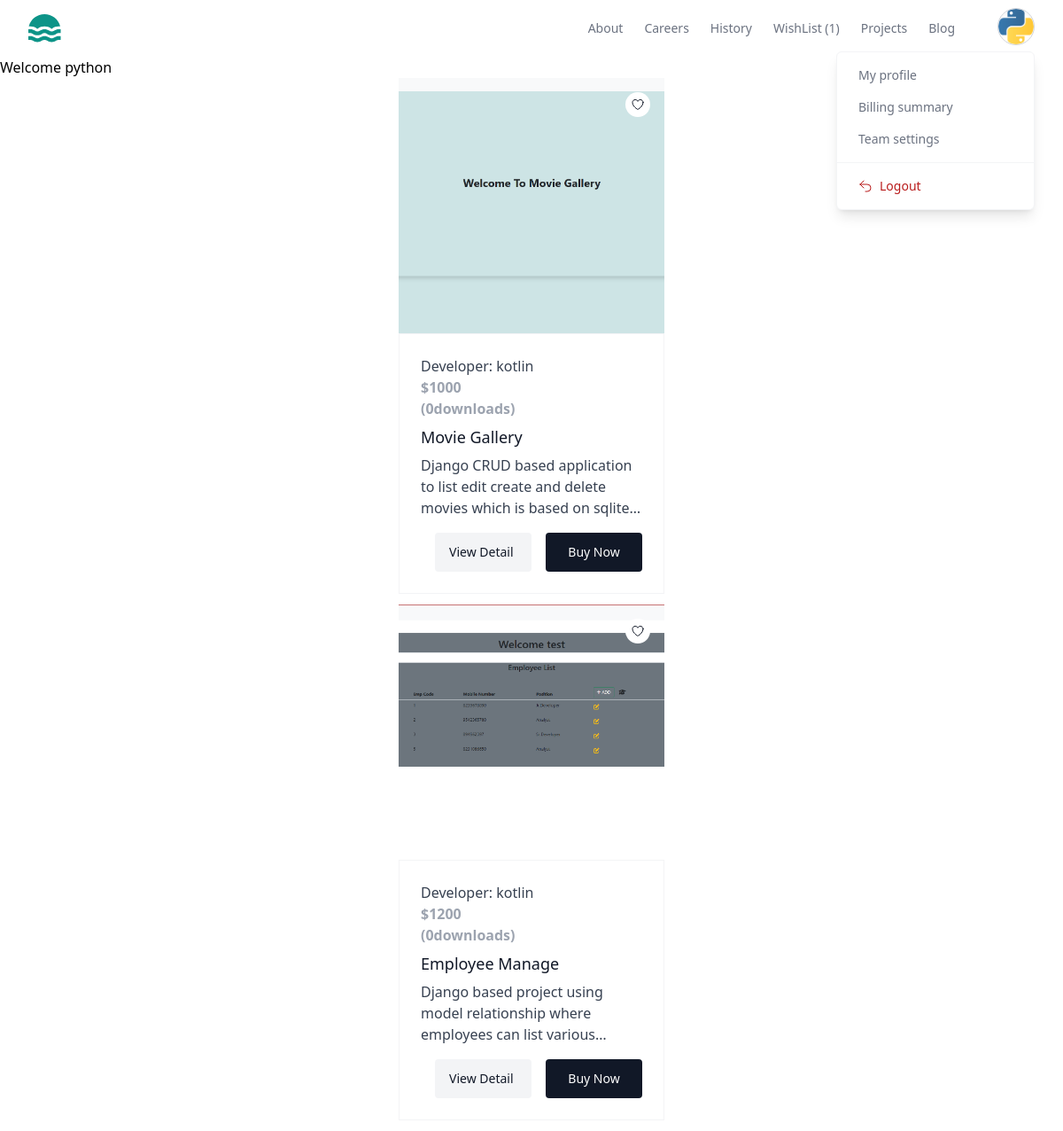
The app's page /index/ (signed in), older data.
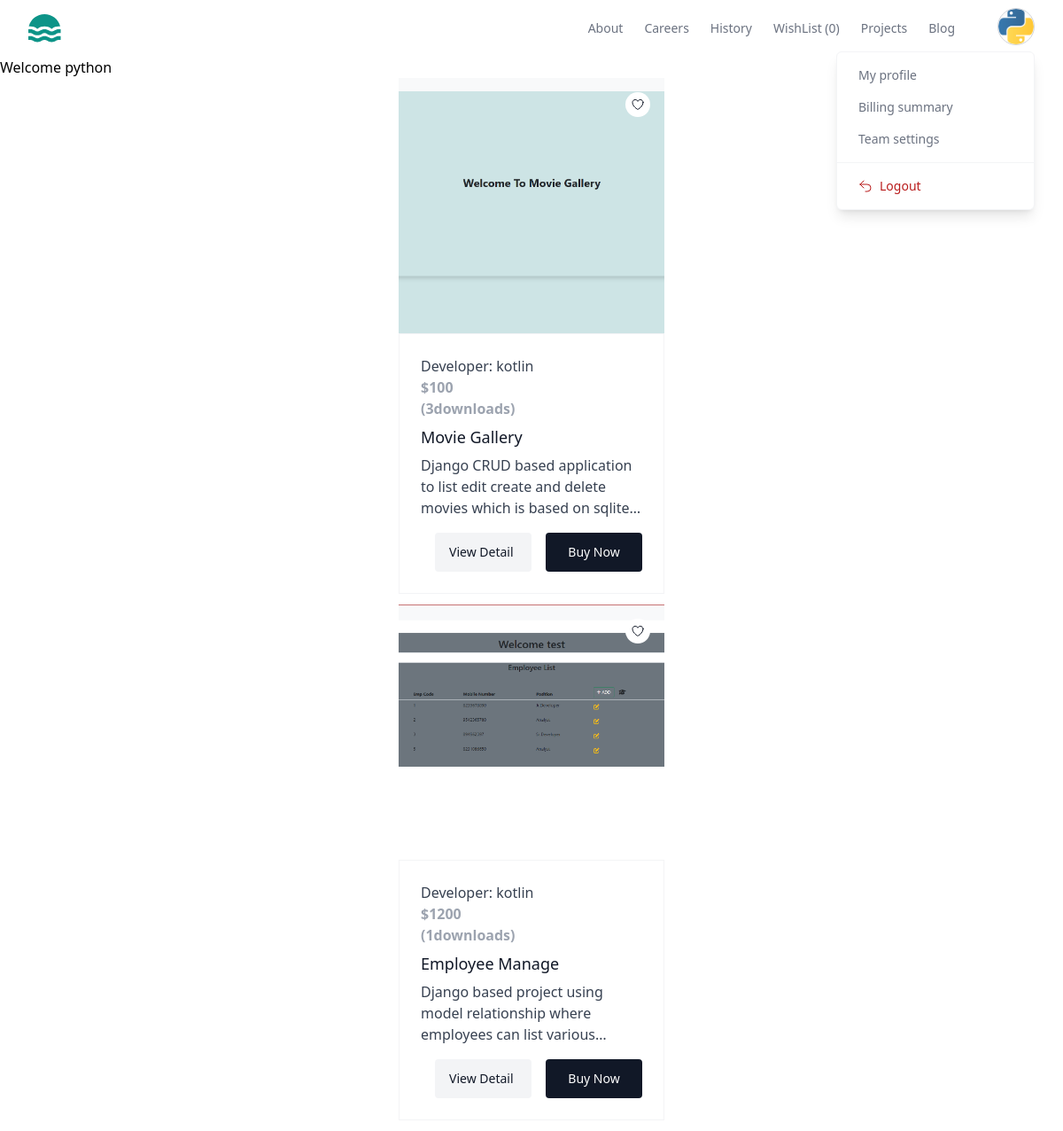
The same page, newer data.
### store/models.py (models this page shows)
class BaseModel(models.Model):
    created_date=models.DateTimeField(auto_now_add=True)
    updated_date=models.DateTimeField(auto_now=True)
    is_active=models.BooleanField(default=True)

class Project(BaseModel):
    title=models.CharField(max_length=200)
    description=models.TextField()
    preview_image=models.ImageField(upload_to="previewimages",null=True,blank=True)
    price=models.PositiveIntegerField()
    developer=models.ForeignKey(User,on_delete=models.CASCADE)
    files=models.FileField(upload_to="projects",null=True,blank=True)
    tag_objects=models.ManyToManyField(Tag,null=True)
    thumbnail=EmbedVideoField()
    @property
    def downloads(self):
        return WishListItem.objects.filter(project_object=self,is_order_placed=True).count()

### store/views.py (the view)
# urls.py: path('index/',views.IndexView.as_view(),name='index'),
@method_decorator(decs,name='dispatch')
class IndexView(View):
    template_name='index.html'
    def get(self,request,*args,**kwargs):
        qs=Project.objects.all().exclude(developer=request.user)
        return render(request,self.template_name,{'data':qs})

### store/context_processors.py (called while the page is built)
def wishlistitem_count(request):
    count=0
    if request.user.is_authenticated:
        count=request.user.basket.basket_item.filter(is_order_placed=False).count()
    return {"cart_item_count":count}

### store/templates/index.html (shortened to what this page needs)
{%extends 'base.html'%}
{%block main_block%}
<h1>Welcome {{request.user}}</h1>
<div class="w-2/4 mx-auto ">
    {%for p in data%}
    <div class="w-1/2 mx-auto mb-3">
    <a href="#" class="group relative block overflow-hidden">
        <button
        onclick=location.href="{%url 'wishlist' p.id %}"
          class="absolute end-4 top-4 z-10 rounded-full bg-white p-1.5 text-gray-900 transition hover:text-gray-900/75"
        >
        </button>
      {%if p.preview_image%}
      <img
      src="{{p.preview_image.url}}"
      alt=""
      class="h-64 w-full object-cover transition duration-500 group-hover:scale-105 sm:h-72"
    />
      {%endif%}
        <div class="relative border border-gray-100 bg-white p-6">
          <p class="text-gray-700">
          Developer: {{p.developer}}
            <p class="text-gray-400 font-bold">${{p.price}}</p>
            <p class="text-gray-400 font-bold">({{p.downloads}}downloads)</p>
          </p>
          <h3 class="mt-1.5 text-lg font-medium text-gray-900">{{p.title}}</h3>
          <p class="mt-1.5 line-clamp-3 text-gray-700">
           {{p.description}}
          </p>
          <form class="mt-4 flex gap-4">
            <a href="{%url 'project-detail' p.id %}"
              class="block w-full rounded bg-gray-100 px-4 py-3 text-sm font-medium text-gray-900 transition hover:scale-105"
            >
              View Detail
          </a>
            <button
              type="button"
              class="block w-full rounded bg-gray-900 px-4 py-3 text-sm font-medium text-white transition hover:scale-105"
            >
              Buy Now
            </button>
          </form>
        </div>
      </a>
    </div>
    {%endfor%}
</div>
{%endblock%}

### store/templates/base.html (shortened to what the changed rows need)
<!DOCTYPE html>
<html lang="en">
<head>
    <script src="https://cdn.tailwindcss.com"></script>
</head>
<body>
    <header class="bg-white">
        <div class="mx-auto  px-4 sm:px-6 lg:px-8">
          <div class="flex h-16 items-center justify-between">
            <div class="md:flex md:items-center md:gap-12">
              <nav aria-label="Global" class="hidden md:block">
                <ul class="flex items-center gap-6 text-sm">
                  <li>
                    <a class="text-gray-500 transition hover:text-gray-500/75" href="{%url 'my-wishlist'%}"> WishList ({{cart_item_count}}) </a>
                  </li>
                </ul>
              </nav>
            </div>
          </div>
        </div>
      </header>
     {%block main_block%}
     {%endblock%}
</body>
</html>

Row changes from the older to the newer data that the page shows:
changed Project "Movie Gallery": price "1000" → "100"; downloads "0" → "3"
computed for Project "Employee Manage": downloads "0" → "1"
Text that changed along with them:
{{ cart_item_count }}: "1" → "0"
